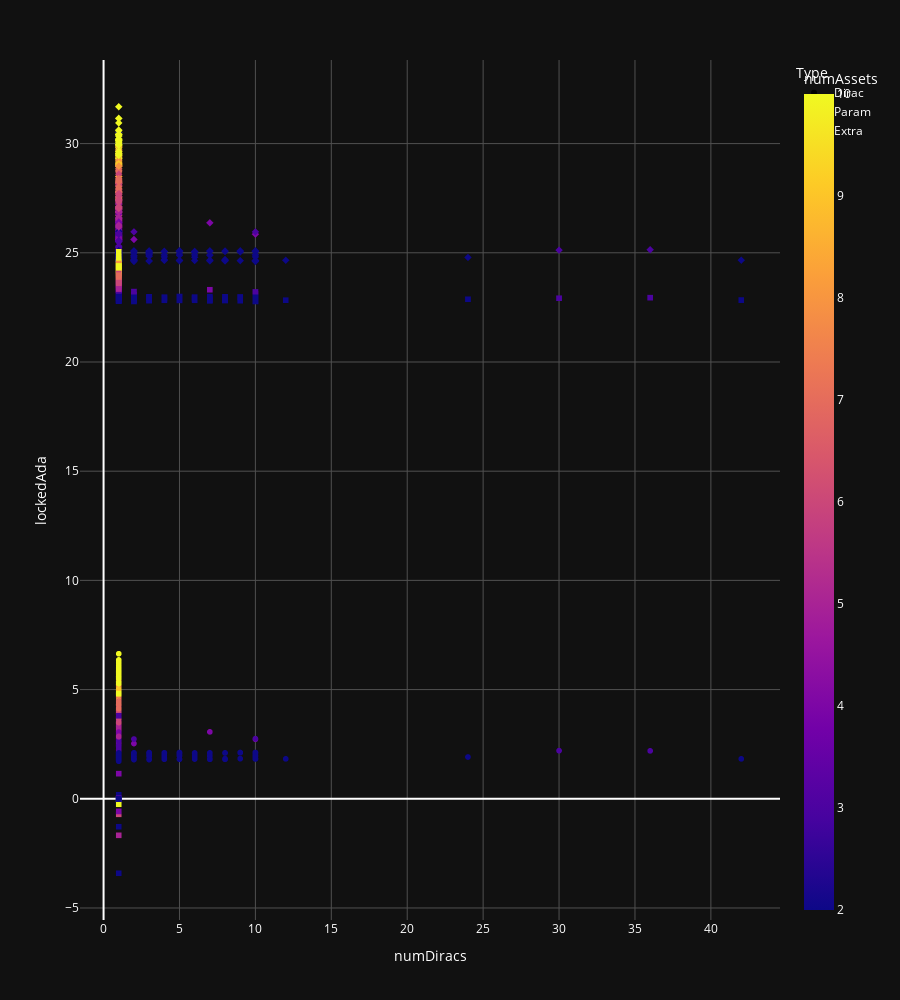

Here is the notebook cell this chart was saved with:
### Code cell
# Create a scatter plot
fig = px.scatter(
    df_combined, 
    x='numDiracs', 
    y='lockedAda',
    color='numAssets',
    symbol='Type',  # Different shapes for Dirac and Param
    # color_continuous_scale=px.colors.sequential.Viridis,  # A color scale for dark background
    labels={'numAssets': 'numAssets', 'diracBytes': 'Bytes', 'paramBytes': 'Bytes'},
)

# Update layout for dark background
fig.update_layout(
    plot_bgcolor='rgb(17,17,17)',  # Dark plot background
    paper_bgcolor='rgb(17,17,17)',  # Dark paper background
    font_color='white',  # White text for better contrast
    xaxis=dict(
        gridcolor='rgb(80,80,80)',  # Darker gridlines
    ),
    yaxis=dict(
        gridcolor='rgb(80,80,80)',  # Darker gridlines
    ),
    legend_title_text='Type',
    height=1000
)

# Show the figure
fig.show()

### Figure 1 — Plotly figure (JSON) as saved in the notebook; plotly's stock layout.template omitted (floating-point values rounded to 4 significant figures; data arrays with more than 128 entries replaced by an {"elided": "..."} marker saying what was removed)
{"data": [{"hovertemplate": "Type=Dirac<br>numDiracs=%{x}<br>lockedAda=%{y}<br>numAssets=%{marker.color}<extra></extra>", "legendgroup": "Dirac", "marker": {"color": {"elided": "970 int values"}, "coloraxis": "coloraxis", "symbol": "circle"}, "mode": "markers", "name": "Dirac", "showlegend": true, "type": "scattergl", "x": {"elided": "970 int values"}, "xaxis": "x", "y": {"elided": "970 float values"}, "yaxis": "y"}, {"hovertemplate": "Type=Param<br>numDiracs=%{x}<br>lockedAda=%{y}<br>numAssets=%{marker.color}<extra></extra>", "legendgroup": "Param", "marker": {"color": {"elided": "970 int values"}, "coloraxis": "coloraxis", "symbol": "diamond"}, "mode": "markers", "name": "Param", "showlegend": true, "type": "scattergl", "x": {"elided": "970 int values"}, "xaxis": "x", "y": {"elided": "970 float values"}, "yaxis": "y"}, {"hovertemplate": "Type=Extra<br>numDiracs=%{x}<br>lockedAda=%{y}<br>numAssets=%{marker.color}<extra></extra>", "legendgroup": "Extra", "marker": {"color": {"elided": "970 int values"}, "coloraxis": "coloraxis", "symbol": "square"}, "mode": "markers", "name": "Extra", "showlegend": true, "type": "scattergl", "x": {"elided": "970 int values"}, "xaxis": "x", "y": {"elided": "970 float values"}, "yaxis": "y"}], "layout": {"coloraxis": {"colorbar": {"title": {"text": "numAssets"}}, "colorscale": [[0, "#0d0887"], [0.1111, "#46039f"], [0.2222, "#7201a8"], [0.3333, "#9c179e"], [0.4444, "#bd3786"], [0.5556, "#d8576b"], [0.6667, "#ed7953"], [0.7778, "#fb9f3a"], [0.8889, "#fdca26"], [1, "#f0f921"]]}, "font": {"color": "white"}, "height": 1000, "legend": {"title": {"text": "Type"}, "tracegroupgap": 0}, "margin": {"t": 60}, "paper_bgcolor": "rgb(17,17,17)", "plot_bgcolor": "rgb(17,17,17)", "xaxis": {"anchor": "y", "domain": [0, 1], "gridcolor": "rgb(80,80,80)", "title": {"text": "numDiracs"}}, "yaxis": {"anchor": "x", "domain": [0, 1], "gridcolor": "rgb(80,80,80)", "title": {"text": "lockedAda"}}}}
